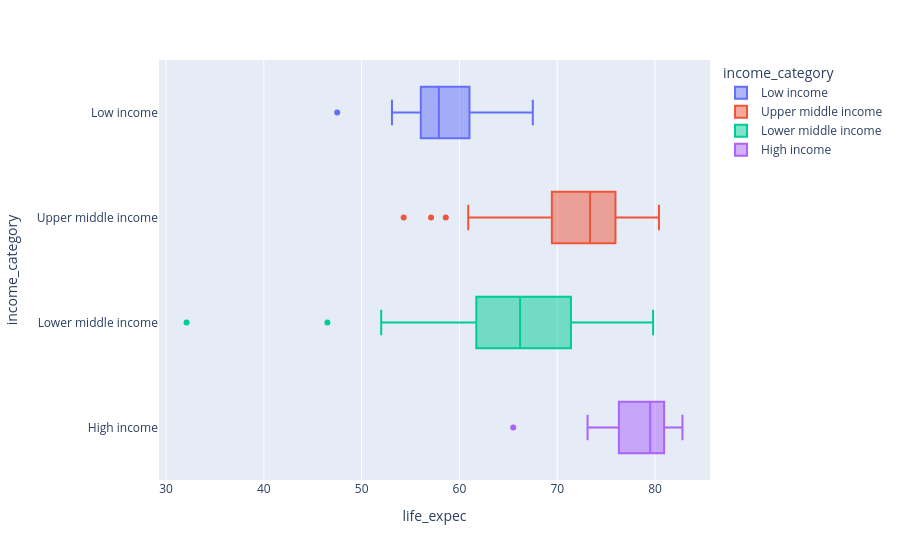

Notebook code cell kept with this figure:
### Markdown cell above
### Análise Bivariada

### Code cell
px.box(df_countries, x='life_expec', y='income_category', color='income_category', orientation='h', hover_data=['country'])

### Figure 1 — Plotly figure (JSON) as saved in the notebook; plotly's stock layout.template omitted (floating-point values rounded to 4 significant figures)
{"data": [{"alignmentgroup": "True", "customdata": [["Afghanistan"], ["Burkina Faso"], ["Burundi"], ["Central African Republic"], ["Chad"], ["Congo Dem. Rep."], ["Eritrea"], ["Gambia"], ["Guinea-Bissau"], ["Liberia"], ["Madagascar"], ["Malawi"], ["Mali"], ["Mozambique"], ["Niger"], ["Rwanda"], ["Sierra Leone"], ["Sudan"], ["Togo"], ["Uganda"], ["Yemen"]], "hovertemplate": "income_category=%{y}<br>life_expec=%{x}<br>country=%{customdata[0]}<extra></extra>", "legendgroup": "Low income", "marker": {"color": "#636efa"}, "name": "Low income", "notched": false, "offsetgroup": "Low income", "orientation": "h", "showlegend": true, "type": "box", "x": [56.2, 57.9, 57.7, 47.5, 56.5, 57.5, 61.7, 65.5, 55.6, 60.8, 60.8, 53.1, 59.5, 54.5, 58.8, 64.6, 55.0, 66.3, 58.7, 56.8, 67.5], "x0": " ", "xaxis": "x", "y": ["Low income", "Low income", "Low income", "Low income", "Low income", "Low income", "Low income", "Low income", "Low income", "Low income", "Low income", "Low income", "Low income", "Low income", "Low income", "Low income", "Low income", "Low income", "Low income", "Low income", "Low income"], "y0": " ", "yaxis": "y"}, {"alignmentgroup": "True", "customdata": [["Albania"], ["Argentina"], ["Armenia"], ["Azerbaijan"], ["Belarus"], ["Belize"], ["Bosnia and Herzegovina"], ["Botswana"], ["Brazil"], ["Bulgaria"], ["China"], ["Colombia"], ["Costa Rica"], ["Dominican Republic"], ["Ecuador"], ["El Salvador"], ["Equatorial Guinea"], ["Fiji"], ["Gabon"], ["Georgia"], ["Grenada"], ["Guatemala"], ["Indonesia"], ["Iraq"], ["Jamaica"], ["Kazakhstan"], ["Libya"], ["Malaysia"], ["Maldives"], ["Mauritius"], ["Moldova"], ["Montenegro"], ["Namibia"], ["Paraguay"], ["Peru"], ["Russia"], ["Serbia"], ["South Africa"], ["St. Vincent and the Grenadines"], ["Suriname"], ["Thailand"], ["Tonga"], ["Turkey"], ["Turkmenistan"]], "hovertemplate": "income_category=%{y}<br>life_expec=%{x}<br>country=%{customdata[0]}<extra></extra>", "legendgroup": "Upper middle income", "marker": {"color": "#EF553B"}, "name": "Upper middle income", "notched": false, "offsetgroup": "Upper middle income", "orientation": "h", "showlegend": true, "type": "box", "x": [76.3, 75.8, 73.3, 69.1, 70.4, 71.4, 76.8, 57.1, 74.2, 73.9, 74.6, 76.4, 80.4, 74.6, 76.7, 74.1, 60.9, 65.3, 62.9, 72.8, 71.3, 71.3, 69.9, 67.2, 74.7, 68.4, 76.1, 74.5, 77.9, 73.4, 69.7, 76.4, 58.6, 74.1, 77.9, 69.2, 74.7, 54.3, 71.6, 70.3, 76.6, 69.9, 78.2, 67.9], "x0": " ", "xaxis": "x", "y": ["Upper middle income", "Upper middle income", "Upper middle income", "Upper middle income", "Upper middle income", "Upper middle income", "Upper middle income", "Upper middle income", "Upper middle income", "Upper middle income", "Upper middle income", "Upper middle income", "Upper middle income", "Upper middle income", "Upper middle income", "Upper middle income", "Upper middle income", "Upper middle income", "Upper middle income", "Upper middle income", "Upper middle income", "Upper middle income", "Upper middle income", "Upper middle income", "Upper middle income", "Upper middle income", "Upper middle income", "Upper middle income", "Upper middle income", "Upper middle income", "Upper middle income", "Upper middle income", "Upper middle income", "Upper middle income", "Upper middle income", "Upper middle income", "Upper middle income", "Upper middle income", "Upper middle income", "Upper middle income", "Upper middle income", "Upper middle income", "Upper middle income", "Upper middle income"], "y0": " ", "yaxis": "y"}, {"alignmentgroup": "True", "customdata": [["Algeria"], ["Angola"], ["Bangladesh"], ["Benin"], ["Bhutan"], ["Bolivia"], ["Cambodia"], ["Cameroon"], ["Cape Verde"], ["Comoros"], ["Congo Rep."], ["Cote d'Ivoire"], ["Egypt"], ["Ghana"], ["Guinea"], ["Haiti"], ["India"], ["Iran"], ["Jordan"], ["Kenya"], ["Kiribati"], ["Kyrgyz Republic"], ["Lao"], ["Lebanon"], ["Lesotho"], ["Mauritania"], ["Micronesia"], ["Mongolia"], ["Morocco"], ["Myanmar"], ["Nepal"], ["Nigeria"], ["Pakistan"], ["Philippines"], ["Samoa"], ["Senegal"], ["Solomon Islands"], ["Sri Lanka"], ["Tajikistan"], ["Tanzania"], ["Timor-Leste"], ["Tunisia"], ["Ukraine"], ["Uzbekistan"], ["Vanuatu"], ["Vietnam"], ["Zambia"]], "hovertemplate": "income_category=%{y}<br>life_expec=%{x}<br>country=%{customdata[0]}<extra></extra>", "legendgroup": "Lower middle income", "marker": {"color": "#00cc96"}, "name": "Lower middle income", "notched": false, "offsetgroup": "Lower middle income", "orientation": "h", "showlegend": true, "type": "box", "x": [76.5, 60.1, 70.4, 61.8, 72.1, 71.6, 66.1, 57.3, 72.5, 65.9, 60.4, 56.3, 70.5, 62.2, 58.0, 32.1, 66.2, 74.5, 75.8, 62.8, 60.7, 68.5, 63.8, 79.8, 46.5, 68.2, 65.4, 66.2, 73.5, 66.8, 68.3, 60.5, 65.3, 69.0, 71.5, 64.0, 61.7, 74.4, 69.6, 59.3, 71.1, 76.9, 70.4, 68.8, 63.0, 73.1, 52.0], "x0": " ", "xaxis": "x", "y": ["Lower middle income", "Lower middle income", "Lower middle income", "Lower middle income", "Lower middle income", "Lower middle income", "Lower middle income", "Lower middle income", "Lower middle income", "Lower middle income", "Lower middle income", "Lower middle income", "Lower middle income", "Lower middle income", "Lower middle income", "Lower middle income", "Lower middle income", "Lower middle income", "Lower middle income", "Lower middle income", "Lower middle income", "Lower middle income", "Lower middle income", "Lower middle income", "Lower middle income", "Lower middle income", "Lower middle income", "Lower middle income", "Lower middle income", "Lower middle income", "Lower middle income", "Lower middle income", "Lower middle income", "Lower middle income", "Lower middle income", "Lower middle income", "Lower middle income", "Lower middle income", "Lower middle income", "Lower middle income", "Lower middle income", "Lower middle income", "Lower middle income", "Lower middle income", "Lower middle income", "Lower middle income", "Lower middle income"], "y0": " ", "yaxis": "y"}, {"alignmentgroup": "True", "customdata": [["Antigua and Barbuda"], ["Australia"], ["Austria"], ["Bahamas"], ["Bahrain"], ["Barbados"], ["Belgium"], ["Brunei"], ["Canada"], ["Chile"], ["Croatia"], ["Cyprus"], ["Czech Republic"], ["Denmark"], ["Estonia"], ["Finland"], ["France"], ["Germany"], ["Greece"], ["Guyana"], ["Hungary"], ["Iceland"], ["Ireland"], ["Israel"], ["Italy"], ["Japan"], ["Kuwait"], ["Latvia"], ["Lithuania"], ["Luxembourg"], ["Malta"], ["Netherlands"], ["New Zealand"], ["Norway"], ["Oman"], ["Panama"], ["Poland"], ["Portugal"], ["Qatar"], ["Romania"], ["Saudi Arabia"], ["Seychelles"], ["Singapore"], ["Slovak Republic"], ["Slovenia"], ["South Korea"], ["Spain"], ["Sweden"], ["Switzerland"], ["United Arab Emirates"], ["United Kingdom"], ["United States"], ["Uruguay"]], "hovertemplate": "income_category=%{y}<br>life_expec=%{x}<br>country=%{customdata[0]}<extra></extra>", "legendgroup": "High income", "marker": {"color": "#ab63fa"}, "name": "High income", "notched": false, "offsetgroup": "High income", "orientation": "h", "showlegend": true, "type": "box", "x": [76.8, 82.0, 80.5, 73.8, 76.0, 76.7, 80.0, 77.1, 81.3, 79.1, 76.3, 79.9, 77.5, 79.5, 76.0, 80.0, 81.4, 80.1, 80.4, 65.5, 74.5, 82.0, 80.4, 81.4, 81.7, 82.8, 78.2, 73.1, 73.2, 81.3, 80.3, 80.7, 80.9, 81.0, 76.1, 77.8, 76.3, 79.8, 79.5, 73.7, 75.1, 73.4, 82.7, 75.5, 79.5, 80.1, 81.9, 81.5, 82.2, 76.5, 80.3, 78.7, 76.4], "x0": " ", "xaxis": "x", "y": ["High income", "High income", "High income", "High income", "High income", "High income", "High income", "High income", "High income", "High income", "High income", "High income", "High income", "High income", "High income", "High income", "High income", "High income", "High income", "High income", "High income", "High income", "High income", "High income", "High income", "High income", "High income", "High income", "High income", "High income", "High income", "High income", "High income", "High income", "High income", "High income", "High income", "High income", "High income", "High income", "High income", "High income", "High income", "High income", "High income", "High income", "High income", "High income", "High income", "High income", "High income", "High income", "High income"], "y0": " ", "yaxis": "y"}], "layout": {"boxmode": "overlay", "legend": {"title": {"text": "income_category"}, "tracegroupgap": 0}, "margin": {"t": 60}, "xaxis": {"anchor": "y", "domain": [0, 1], "title": {"text": "life_expec"}}, "yaxis": {"anchor": "x", "categoryarray": ["High income", "Lower middle income", "Upper middle income", "Low income"], "categoryorder": "array", "domain": [0, 1], "title": {"text": "income_category"}}}}
